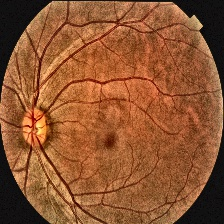
#> input picture 0.0.Normal_CLAHE/1ffa9627-8d87-11e8-9daf-6045cb817f5b..JPG, 224 x 224 px; its folder holds only this picture in this run
$ jupyter execute --allow-errors 'Experiment B.ipynb'
#> lines starting #> are read from the running program, lines starting #| are printed output that depends on the picture
[cell 1]
import os
import cv2
import numpy as np
from scipy import ndimage as nd
import pandas as pd
import pickle
from skimage.filters import sobel
from skimage import feature
from matplotlib import pyplot as plt
from sklearn import metrics

[cell 2]
X = list()
Y = list()

read_directory = "0.0.Normal_CLAHE"

for file in os.listdir(read_directory):
    f_read = os.path.join(read_directory, file)

    img = cv2.imread(f_read, 0)
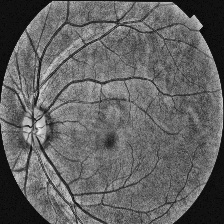
#> img: shape (224, 224); min 3, max 237, mean 98.7
    sobel_img = sobel(img)
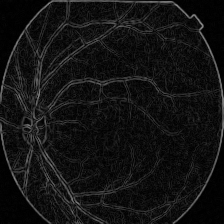
#> sobel_img: shape (224, 224) float64; min 0, max 0.523, mean 0.075
    flat_img = img.flatten()
    sobel_flat_img = sobel_img.flatten()
    flat_img = np.append(flat_img, sobel_flat_img)
    X.append(flat_img)
    Y.append(0)    # Normal: 0

read_directory = "Glaucoma_CLAHE\Glaucoma_Positive"

#> (the rest of this cell did not finish here and is left out)

#> (a cell that did not finish here is left out)

[cell 4]
print('Total:', len(Y))

print(np.bincount(Y))

[cell 5]
from sklearn.utils import shuffle
from sklearn.model_selection import train_test_split

X, Y = shuffle(X, Y, random_state = 10)
#> X = 1 item; Y = [0]

#> (the rest of this cell did not finish here and is left out)

$ run again, on 0.0.Normal_CLAHE/1ffa962b-8d87-11e8-9daf-6045cb817f5b..JPG
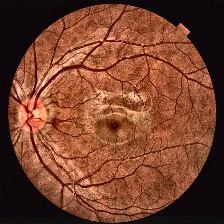
#> input picture 0.0.Normal_CLAHE/1ffa962b-8d87-11e8-9daf-6045cb817f5b..JPG, 224 x 224 px
#> `img = cv2.imread(f_read, 0)`:
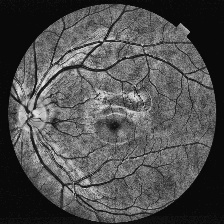
#> img: shape (224, 224); min 2, max 231, mean 79.7
#> `sobel_img = sobel(img)`:
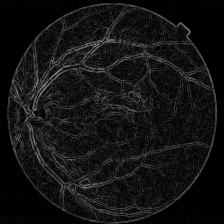
#> sobel_img: shape (224, 224) float64; min 0, max 0.551, mean 0.0763
#> X = 1 item; Y = [0]

$ run again, on 0.0.Normal_CLAHE/1ffa962d-8d87-11e8-9daf-6045cb817f5b..JPG
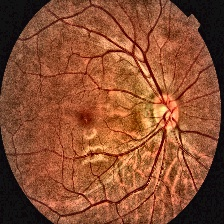
#> input picture 0.0.Normal_CLAHE/1ffa962d-8d87-11e8-9daf-6045cb817f5b..JPG, 224 x 224 px
#> `img = cv2.imread(f_read, 0)`:
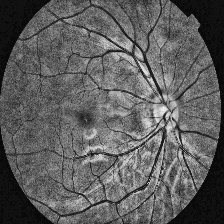
#> img: shape (224, 224); min 2, max 245, mean 93.7
#> `sobel_img = sobel(img)`:
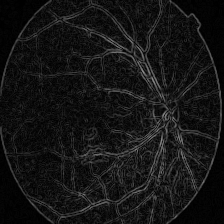
#> sobel_img: shape (224, 224) float64; min 0, max 0.561, mean 0.0825
#> X = 1 item; Y = [0]

$ run again, on 0.0.Normal_CLAHE/1ffa962e-8d87-11e8-9daf-6045cb817f5b..JPG
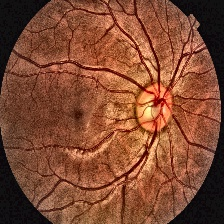
#> input picture 0.0.Normal_CLAHE/1ffa962e-8d87-11e8-9daf-6045cb817f5b..JPG, 224 x 224 px
#> `img = cv2.imread(f_read, 0)`:
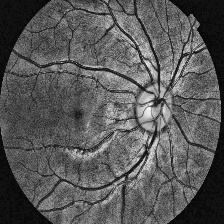
#> img: shape (224, 224); min 2, max 244, mean 88.3
#> `sobel_img = sobel(img)`:
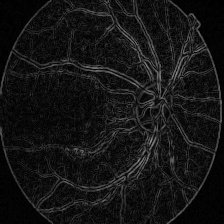
#> sobel_img: shape (224, 224) float64; min 0, max 0.55, mean 0.0824
#> X = 1 item; Y = [0]

$ run again, on 0.0.Normal_CLAHE/1ffa9628-8d87-11e8-9daf-6045cb817f5b..JPG
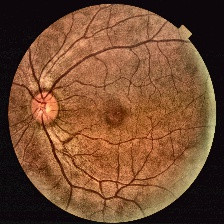
#> input picture 0.0.Normal_CLAHE/1ffa9628-8d87-11e8-9daf-6045cb817f5b..JPG, 224 x 224 px
#> `img = cv2.imread(f_read, 0)`:
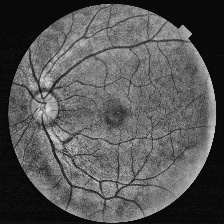
#> img: shape (224, 224); min 1, max 222, mean 85.2
#> `sobel_img = sobel(img)`:
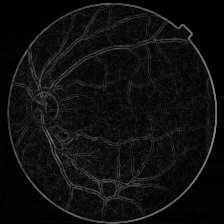
#> sobel_img: shape (224, 224) float64; min 0, max 0.572, mean 0.0608
#> X = 1 item; Y = [0]
